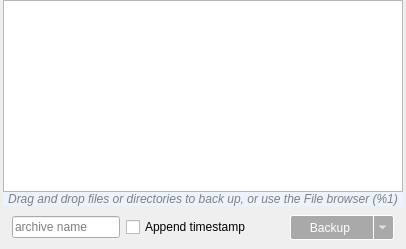
         <widget class="QWidget" name="backupTab">
          <property name="acceptDrops">
           <bool>false</bool>
          </property>
          <attribute name="title">
           <string>Backup</string>
          </attribute>
          <attribute name="toolTip">
           <string>Switch to Backup tab &lt;span style=&quot;color:gray;font-size:small&quot;&gt;%1&lt;/span&gt;</string>
          </attribute>
          <layout class="QVBoxLayout" name="backupTabVerticalLayout">
           <property name="spacing">
            <number>0</number>
           </property>
           <property name="leftMargin">
            <number>3</number>
           </property>
           <property name="topMargin">
            <number>0</number>
           </property>
           <property name="rightMargin">
            <number>3</number>
           </property>
           <property name="bottomMargin">
            <number>0</number>
           </property>
           <item>
            <widget class="BackupListWidget" name="backupListWidget">
             <property name="contextMenuPolicy">
              <enum>Qt::ActionsContextMenu</enum>
             </property>
             <property name="acceptDrops">
              <bool>true</bool>
             </property>
             <property name="styleSheet">
              <string notr="true">#backupListWidget::item
{
height: 33px;
selection-background-color: rgba(177,214,255,150);
}
</string>
             </property>
             <property name="tabKeyNavigation">
              <bool>false</bool>
             </property>
             <property name="alternatingRowColors">
              <bool>true</bool>
             </property>
             <property name="selectionMode">
              <enum>QAbstractItemView::ExtendedSelection</enum>
             </property>
             <property name="verticalScrollMode">
              <enum>QAbstractItemView::ScrollPerPixel</enum>
             </property>
             <property name="horizontalScrollMode">
              <enum>QAbstractItemView::ScrollPerPixel</enum>
             </property>
             <property name="layoutMode">
              <enum>QListView::Batched</enum>
             </property>
             <property name="uniformItemSizes">
              <bool>true</bool>
             </property>
             <property name="batchSize">
              <number>20</number>
             </property>
            </widget>
           </item>
           <item>
            <widget class="ElidedLabel" name="backupListInfoLabel">
             <property name="sizePolicy">
              <sizepolicy hsizetype="Ignored" vsizetype="Preferred">
               <horstretch>0</horstretch>
               <verstretch>0</verstretch>
              </sizepolicy>
             </property>
             <property name="font">
              <font>
               <italic>true</italic>
              </font>
             </property>
             <property name="toolTip">
              <string>Add files and directories using the File Browser &lt;span style=&quot;color:gray;font-size:small&quot;&gt;%1&lt;/span&gt;</string>
             </property>
             <property name="styleSheet">
              <string notr="true">QLabel {
color: gray;
background-color: rgba(237,243,254,255);
}</string>
             </property>
             <property name="text">
              <string>Drag and drop files or directories to back up, or use the File browser (%1)</string>
             </property>
             <property name="alignment">
              <set>Qt::AlignCenter</set>
             </property>
             <property name="elide" stdset="0">
              <string>Qt::ElideMiddle</string>
             </property>
            </widget>
           </item>
           <item>
            <widget class="QWidget" name="backupActionWidget" native="true">
             <property name="sizePolicy">
              <sizepolicy hsizetype="Preferred" vsizetype="Fixed">
               <horstretch>0</horstretch>
               <verstretch>0</verstretch>
              </sizepolicy>
             </property>
             <layout class="QHBoxLayout" name="horizontalLayout">
              <item>
               <widget class="QLineEdit" name="backupNameLineEdit">
                <property name="sizePolicy">
                 <sizepolicy hsizetype="Preferred" vsizetype="Fixed">
                  <horstretch>0</horstretch>
                  <verstretch>0</verstretch>
                 </sizepolicy>
                </property>
                <property name="maximumSize">
                 <size>
                  <width>16777215</width>
                  <height>16777215</height>
                 </size>
                </property>
                <property name="toolTip">
                 <string>Resulting Archive name</string>
                </property>
                <property name="text">
                 <string notr="true"/>
                </property>
                <property name="placeholderText">
                 <string>archive name</string>
                </property>
                <property name="clearButtonEnabled">
                 <bool>true</bool>
                </property>
               </widget>
              </item>
              <item>
               <widget class="QCheckBox" name="appendTimestampCheckBox">
                <property name="sizePolicy">
                 <sizepolicy hsizetype="Maximum" vsizetype="Fixed">
                  <horstretch>0</horstretch>
                  <verstretch>0</verstretch>
                 </sizepolicy>
                </property>
                <property name="toolTip">
                 <string>Append current timestamp to the backup name</string>
                </property>
                <property name="text">
                 <string>Append timestamp</string>
                </property>
                <property name="checked">
                 <bool>false</bool>
                </property>
               </widget>
              </item>
              <item>
               <spacer name="horizontalSpacer">
                <property name="orientation">
                 <enum>Qt::Horizontal</enum>
                </property>
                <property name="sizeType">
                 <enum>QSizePolicy::Maximum</enum>
                </property>
                <property name="sizeHint" stdset="0">
                 <size>
                  <width>20</width>
                  <height>20</height>
                 </size>
                </property>
               </spacer>
              </item>
              <item>
               <widget class="QLabel" name="backupDetailLabel">
                <property name="sizePolicy">
                 <sizepolicy hsizetype="Maximum" vsizetype="Preferred">
                  <horstretch>0</horstretch>
                  <verstretch>0</verstretch>
                 </sizepolicy>
                </property>
                <property name="toolTip">
                 <string>Current backup selection stats</string>
                </property>
                <property name="styleSheet">
                 <string notr="true">QLabel {
color: gray;
}</string>
                </property>
               </widget>
              </item>
              <item>
               <widget class="QToolButton" name="backupButton">
                <property name="enabled">
                 <bool>false</bool>
                </property>
                <property name="sizePolicy">
                 <sizepolicy hsizetype="Maximum" vsizetype="Fixed">
                  <horstretch>0</horstretch>
                  <verstretch>0</verstretch>
                 </sizepolicy>
                </property>
                <property name="styleSheet">
                 <string notr="true">QToolButton
{
background: rgba(64,152,212,255);
border: 1px solid white;
border-radius: 2px;
color: white;
font-size: 12px;
padding-right: 24px;
width: 75px;
height: 20px;
}
QToolButton:hover {
border: 1px solid grey;
}

QToolButton:pressed {
border: 1px solid grey;
background: white;
color: black;
padding-left: 2px;
padding-top: 2px;
}

QToolButton:disabled
{
background: darkgrey;
}

QToolButton:focus
{
border: 1px solid grey;
background: white;
color: black;
}

QToolButton::menu-button
{
border-left: 1px solid white;
margin-top: 1px;
margin-bottom: 1px;
width: 16px;
margin-right: 4px;
}

QToolButton::menu-button:active
{
border-left: 1px solid grey;
}

QToolButton QMenu
{
text-align: center;
}</string>
                </property>
                <property name="text">
                 <string>Backup</string>
                </property>
                <property name="popupMode">
                 <enum>QToolButton::MenuButtonPopup</enum>
                </property>
                <property name="toolButtonStyle">
                 <enum>Qt::ToolButtonTextOnly</enum>
                </property>
               </widget>
              </item>
             </layout>
            </widget>
           </item>
          </layout>
         </widget>
